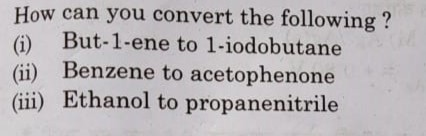
#> input picture ReDraw/samples/question.jpeg, 426 x 136 px
$ python -i handwriting.py   (imports and definitions only)
#> lines starting #> are read from the running program, lines starting #| are printed output that depends on the picture; after the words box and inside, x2 and y2 are one past the last pixel; in counts of white or black regions, pixels touching at a corner belong together
#> further down, picture is the input picture: shape (136, 426, 3); mean B, G, R 181.5, 178.9, 183.3
import cv2
import pytesseract
import numpy as np
import re
import webbrowser

def preprocess_image(img):
    gray = cv2.cvtColor(img, cv2.COLOR_BGR2GRAY)
    blurred = cv2.GaussianBlur(gray, (5, 5), 0)
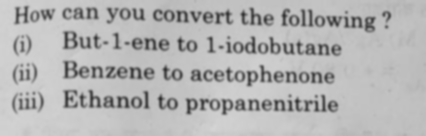
#> blurred: shape (136, 426); min 46, max 212, mean 180.4
    thresh = cv2.adaptiveThreshold(blurred, 255, cv2.ADAPTIVE_THRESH_GAUSSIAN_C, cv2.THRESH_BINARY_INV, 5, 2)
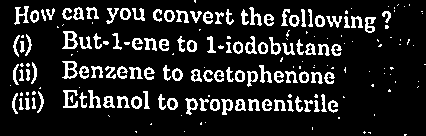
#> thresh: shape (136, 426); 13.9% white in thin lines or dots
    kernel = np.ones((2, 2), np.uint8)
    dilated = cv2.dilate(thresh, kernel, iterations=1)
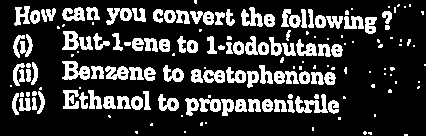
#> dilated: shape (136, 426); 21.3% white; 162 white regions (70 under 20 px), largest, box (x1, y1, x2, y2) and area: (62, 61, 90, 80) 322, (295, 94, 328, 113) 321, (245, 36, 269, 55) 251
    eroded = cv2.erode(dilated, kernel, iterations=1)
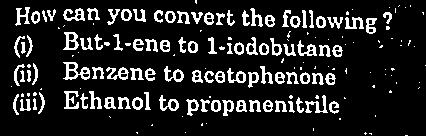
#> eroded: shape (136, 426); 14.1% white in thin lines or dots
    return eroded

def clean_text(text):
    text = re.sub(r'[^A-Za-z0-9\s]', '', text)
    text = ' '.join(text.split())
    return text

def extract_text_from_image(img):
    preprocessed_img = preprocess_image(img)
#> (the run stopped early here; a loop or call above may not have finished)

$ run again, on ReDraw/samples/timetable.jpeg
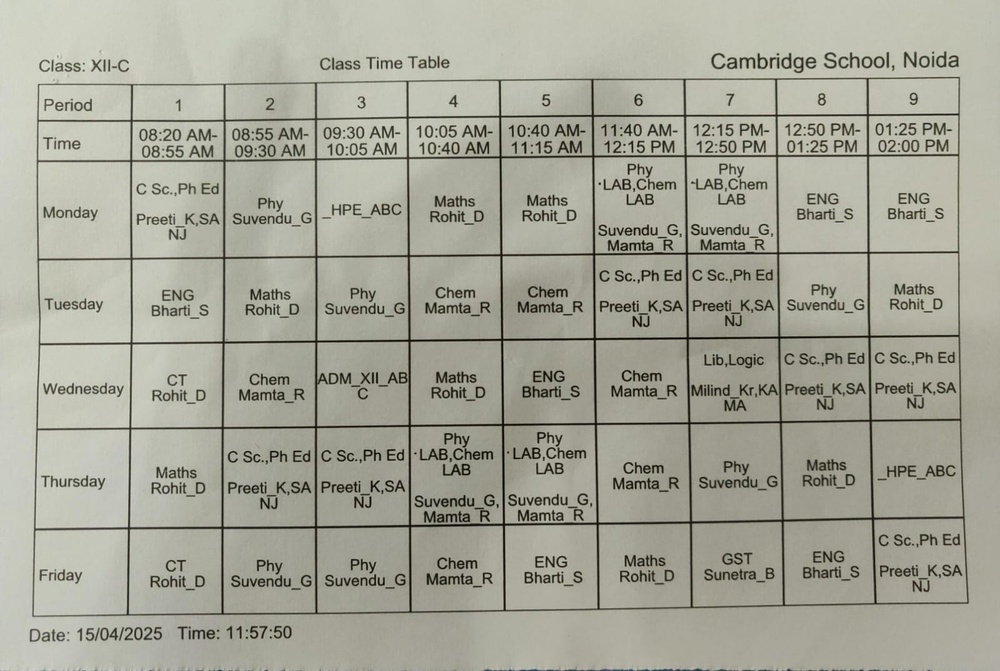
#> input picture ReDraw/samples/timetable.jpeg, 1000 x 671 px, shrunk from 1600 x 1074 before the run
#> picture is the input picture: shape (671, 1000, 3); mean B, G, R 152.4, 165.8, 165.9
#> in preprocess_image, `thresh = cv2.adaptiveThreshold(blurred, 255, cv2.ADAPTIVE_THRESH_GAUSS..`:
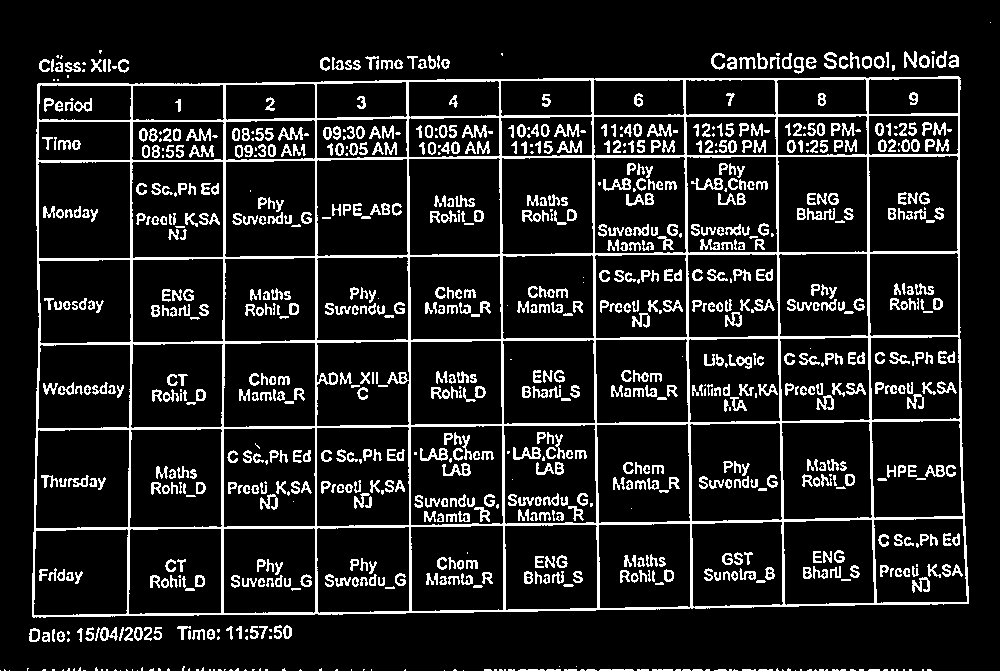
#> thresh: shape (671, 1000); 12.3% white in thin lines or dots
#> dilated: shape (671, 1000); 18.2% white; 439 white regions (118 under 20 px), largest, box (x1, y1, x2, y2) and area: (32, 76, 970, 619) 49753, (321, 480, 406, 510) 909, (228, 481, 313, 511) 907
#> in preprocess_image, `eroded = cv2.erode(dilated, kernel, iterations=1)`:
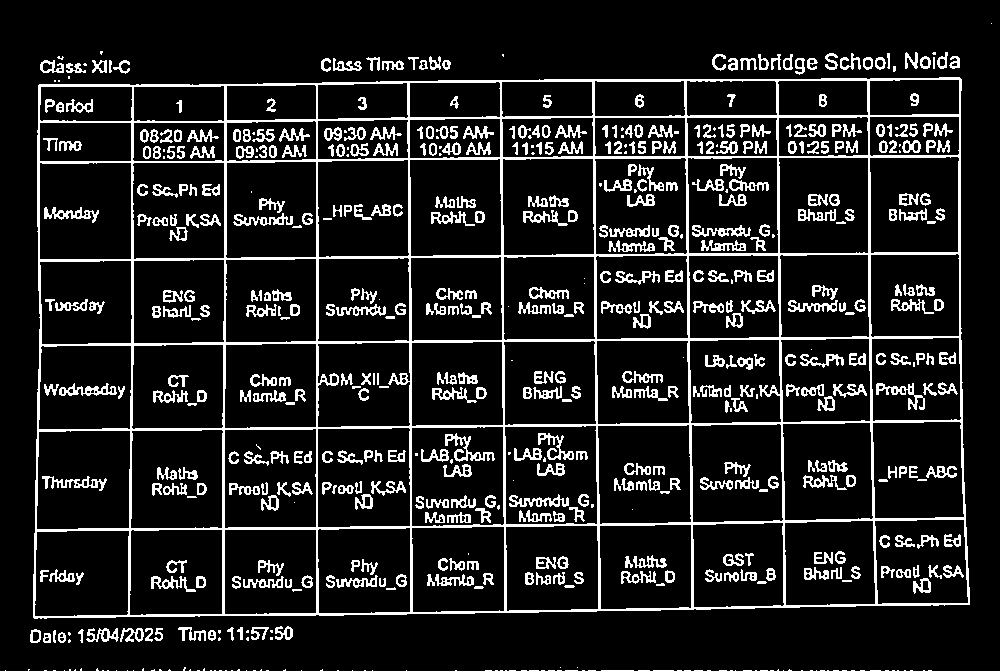
#> eroded: shape (671, 1000); 12.5% white in thin lines or dots
